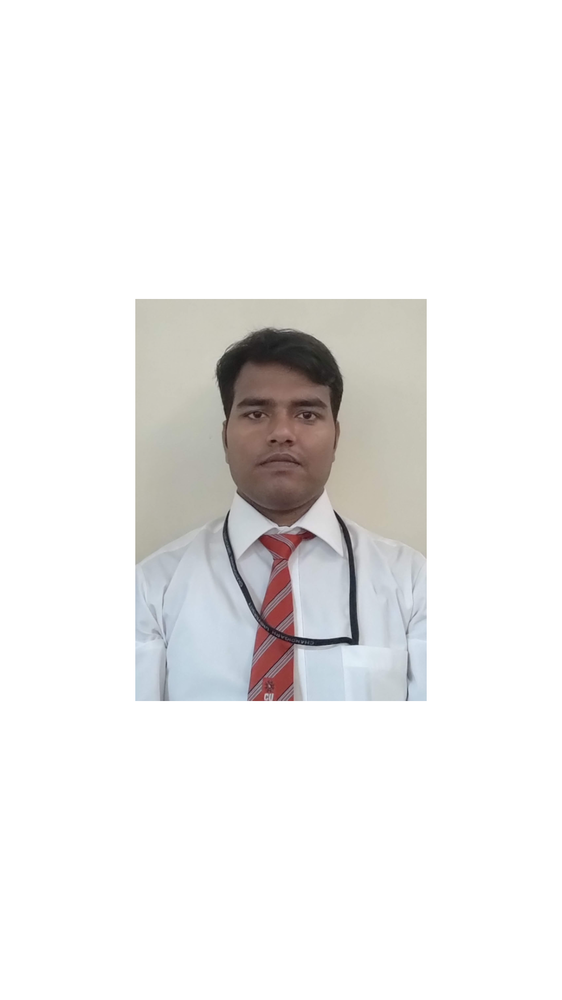
#> input picture 7th Sem/Computer Vision/CV Lab/images/myimage.png, 562 x 1000 px, shrunk from 1080 x 1920 before the run
$ jupyter execute ComputerVision.ipynb
#> lines starting #> are read from the running program, lines starting #| are printed output that depends on the picture
[cell 1]
import cv2
import numpy as np
import matplotlib.pyplot as plt

[cell 2]
#read template and scanned image

refFilename = "images/myimage.png"
print("Reading reference image: ", refFilename)
im1= cv2.imread(refFilename, cv2.IMREAD_COLOR)
#> im1 is the input picture: shape (1000, 562, 3); mean B, G, R 236.7, 237.3, 238.1
im1 = cv2.cvtColor(im1, cv2.COLOR_BGR2RGB)

imFilename = "images/myimage-1.png"
print("Reading image to align : ", imFilename)
im2= cv2.imread(imFilename, cv2.IMREAD_COLOR)
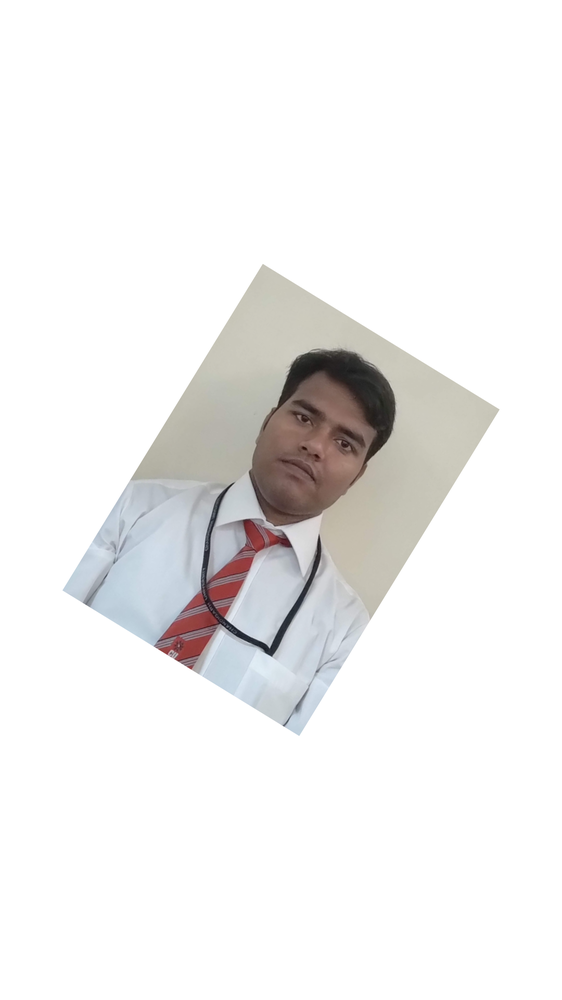
#> input picture 7th Sem/Computer Vision/CV Lab/images/myimage-1.png, 562 x 1000 px, shrunk from 1080 x 1920 before the run
#> im2 is the input picture: shape (1000, 562, 3); mean B, G, R 238.3, 238.9, 239.6
im2= cv2.cvtColor(im2, cv2.COLOR_BGR2RGB)

[cell 3]
# display image
plt.figure(figsize=[20, 101]);
plt.subplot(121);
plt.axis('off');
plt.imshow(im1);
plt.title("Original Form")
plt.subplot(122);
plt.axis('off');
plt.imshow(im2);
plt.title("Scanned Form")
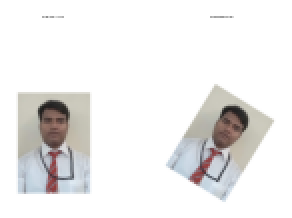
#> figure drawn by matplotlib, 2 panels

[cell 4]
# find keypoint in both image
im1_gray = cv2.cvtColor(im1, cv2.COLOR_BGR2GRAY)
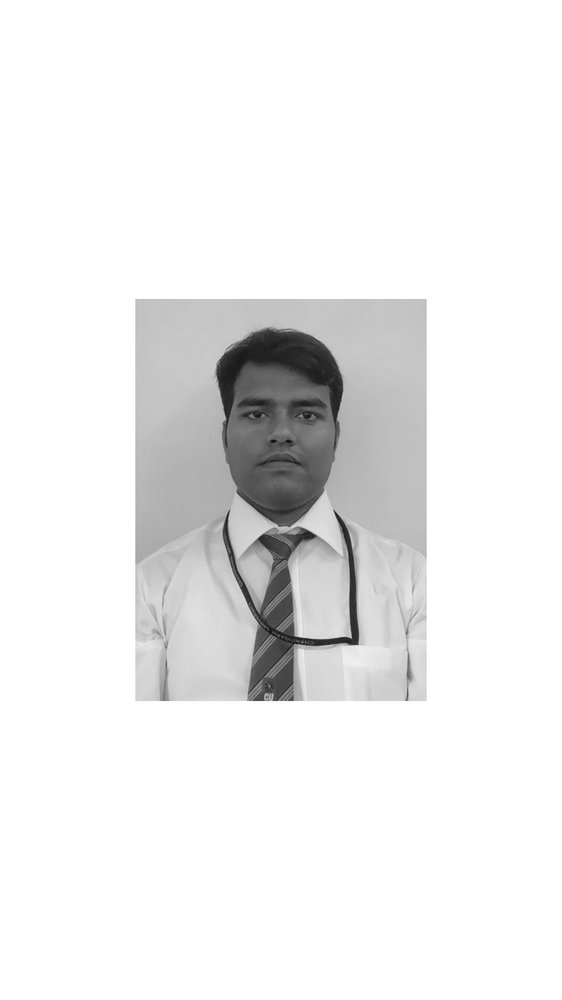
#> im1_gray: shape (1000, 562); min 14, max 255, mean 237.2
im2_gray = cv2.cvtColor(im2, cv2.COLOR_BGR2GRAY)
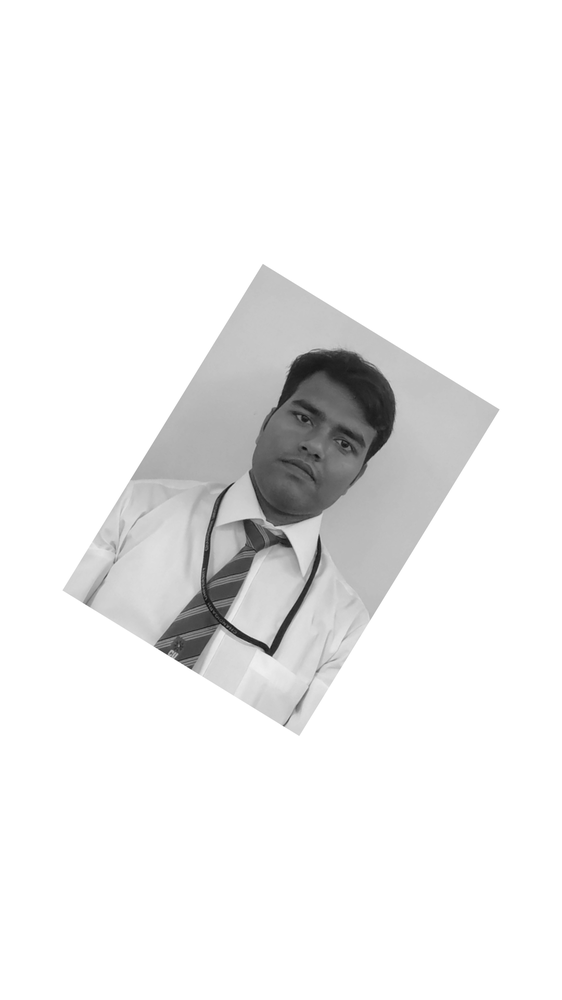
#> im2_gray: shape (1000, 562); min 11, max 255, mean 238.8


MAX_NUM_FEATURES = 500

orb = cv2.ORB_create(MAX_NUM_FEATURES)
keypoints1, descriptors1 = orb.detectAndCompute (im1_gray, None)
#> keypoints1 = 500 keypoints; strongest (x, y, size): (344, 631, 111.1), (355, 638, 111.1), (353, 642, 77.1), (355, 641, 64.3)
keypoints2, descriptors2 = orb.detectAndCompute (im2_gray, None)
#> keypoints2 = 500 keypoints; strongest (x, y, size): (269, 651, 92.6), (269, 649, 111.1), (269, 642, 77.1), (271, 652, 77.1)

[cell 5]
im1_display = cv2.drawKeypoints(im1, keypoints1, outImage=np.array([]), color=(255, 100, 0), flags=cv2.DRAW_MATCHES_FLAGS_DRAW_RICH_KEYPOINTS)
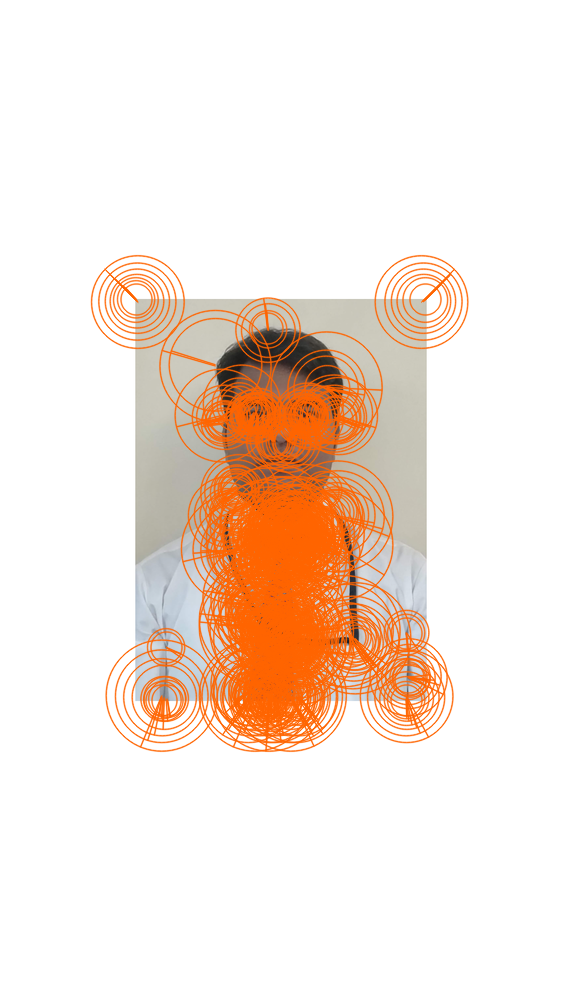
#> im1_display: shape (1000, 562, 3); mean R, G, B 245.7, 230.3, 219.7
im2_display = cv2.drawKeypoints(im2, keypoints2, outImage=np.array([]), color=(255, 100, 0), flags=cv2.DRAW_MATCHES_FLAGS_DRAW_RICH_KEYPOINTS)
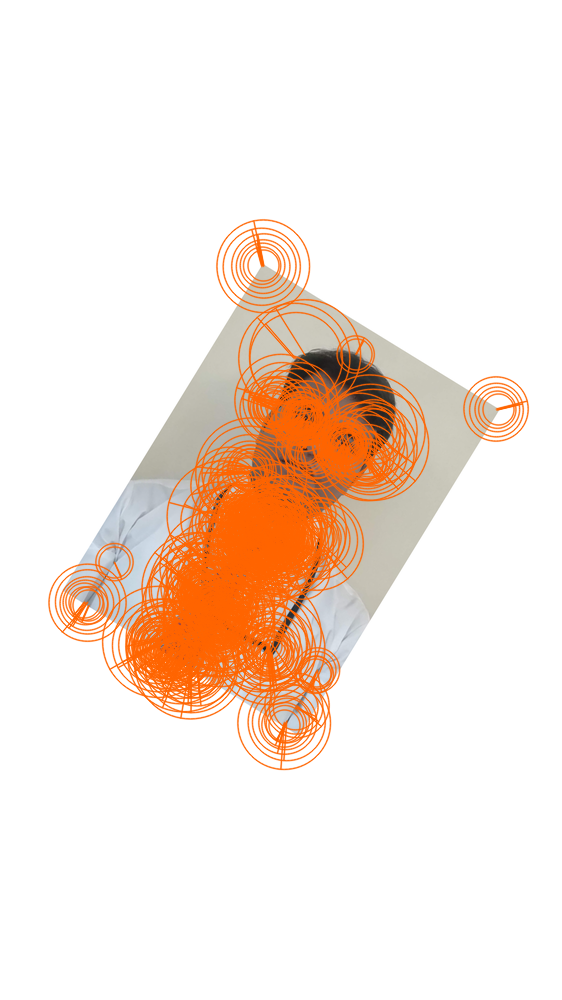
#> im2_display: shape (1000, 562, 3); mean R, G, B 247.1, 232.3, 222.2

[cell 6]
plt.figure(figsize=[20,10])
plt.subplot(121);
plt.axis('off');
plt.imshow(im1_display);
plt.title("Original Form");
plt.subplot(122);
plt.axis('off');
plt.imshow(im2_display);
plt.title("Scanned Form");

[cell 7]
# match keypoints in the two image
matcher = cv2.DescriptorMatcher_create(cv2.DESCRIPTOR_MATCHER_BRUTEFORCE_HAMMING)
matches = matcher.match(descriptors1, descriptors2, None)
#> matches = 500 matches

matches = list(matches)

matches.sort(key=lambda x: x.distance, reverse=False)

numGoodMatches = int(len(matches) * 0.1)
#> numGoodMatches = 50

matches = matches[:numGoodMatches]
#> matches = 50 matches

[cell 8]
im_matches= cv2.drawMatches (im1, keypoints1, im2, keypoints2, matches, None)
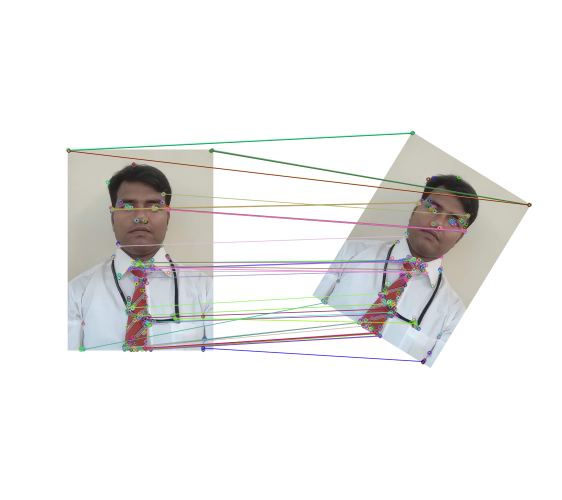
#> im_matches: shape (1000, 1124, 3) (shown at 1/2 size); mean R, G, B 237, 236.3, 235.5

plt.figure(figsize=[40,10])
plt.imshow(im_matches);
plt.axis('off');
plt.title("Original Form");

[cell 9]
# find homography
points1 = np.zeros((len(matches), 2), dtype=np.float32)
#> points1 = 50 pairs, first value 0 to 0, second value 0 to 0
points2 = np.zeros((len(matches), 2), dtype=np.float32)
#> points2 = 50 pairs, first value 0 to 0, second value 0 to 0

for i, match in enumerate(matches):
    points1[i, :] = keypoints1[match.queryIdx].pt
    points2[i, :] = keypoints2[match.trainIdx].pt
#> this loop made 50 passes
#> after the loop, points1 = 50 pairs, first value 135.4 to 424.8, second value 299.5 to 698.4; points2 = 50 pairs, first value 88 to 496.8, second value 265 to 722.6

h, mask = cv2.findHomography(points2, points1, cv2.RANSAC)
#> h = [[0.9, 0.552, -245.6], [-0.544, 0.901, 205.3], [1.47e-05, 5.32e-06, 1]]; mask = 50 values, max 1 at index 0, min 0 at index 23, mean 0.94

[cell 10]
# wrap image
height, width, channels = im1.shape
#> height = 1000; width = 562; channels = 3
im2_reg = cv2.warpPerspective (im2, h, (width, height))
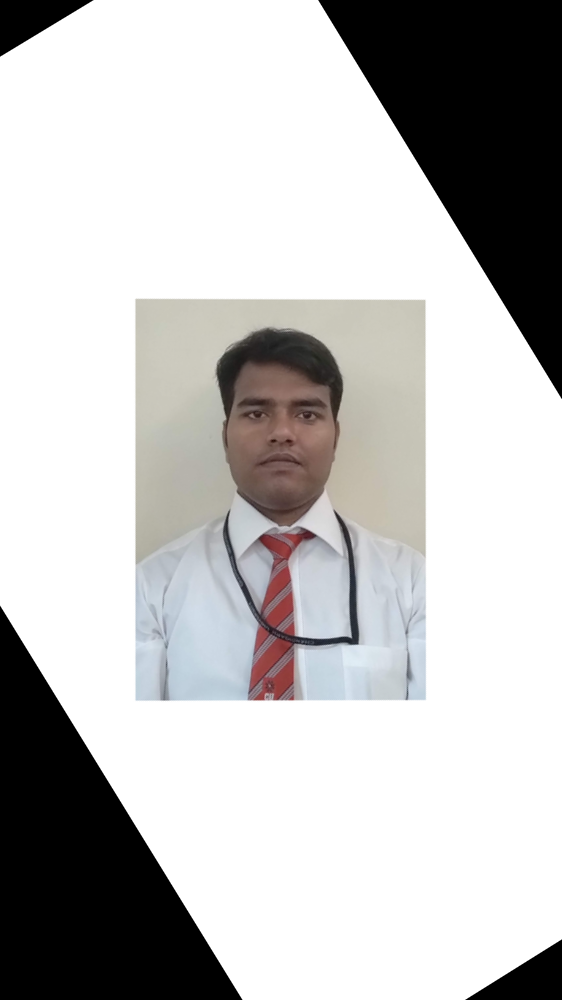
#> im2_reg: shape (1000, 562, 3); mean R, G, B 191.9, 191, 190.5
plt.figure(figsize=[20,10]);
plt.subplot(121);
plt.imshow(im1);
plt.axis('off');
plt.title("Original Form");
plt.subplot(122);
plt.imshow(im2_reg);
plt.axis('off');
plt.title("Scanned Form");
